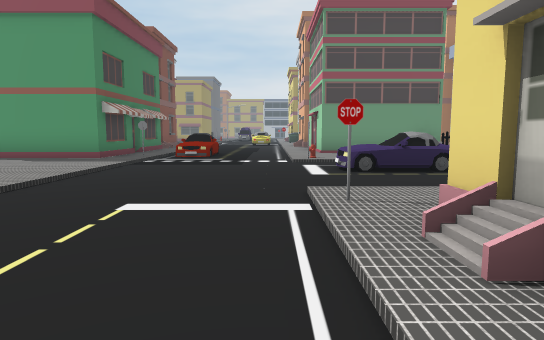
view 1 (above)

24 first-person views from a walk through a scene from a Unity 3-D project. The camera is 1.4 m above the floor, tilts 6° down and sees 75° across. The floor is counted in squares, 2 m on a side. Each view is taken from the middle of a square. On the plan, view 1 faces up. The plan holds only what a view shows up to about 11 squares ahead; the rest is blank. The place goes on beyond the plan. The player character is not drawn. Some animated figures are left out. Some surface patterns are stand-ins.

view 2
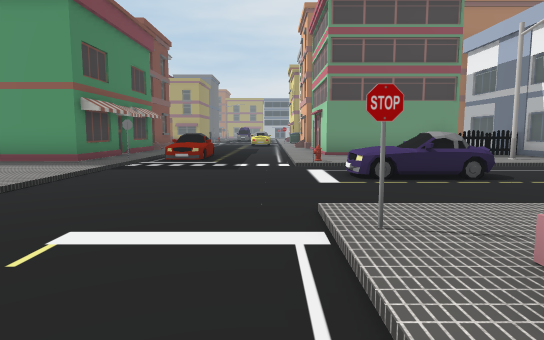

view 3
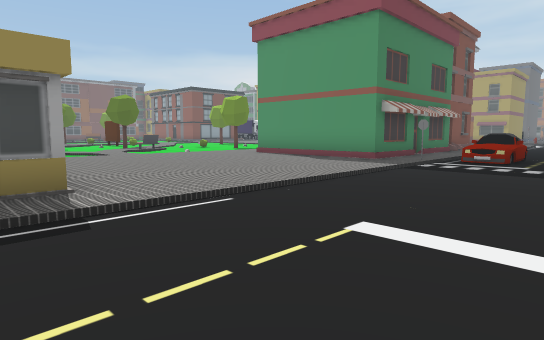

view 4
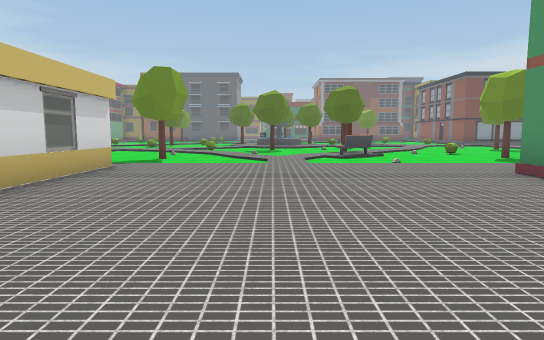

view 5
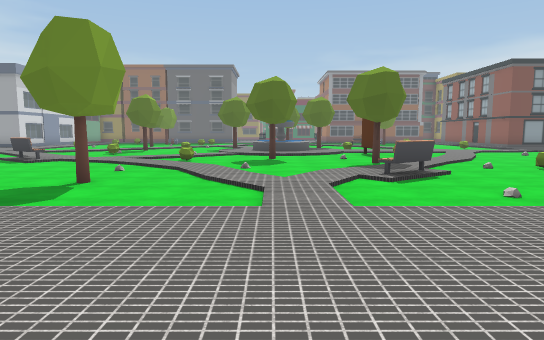

view 6
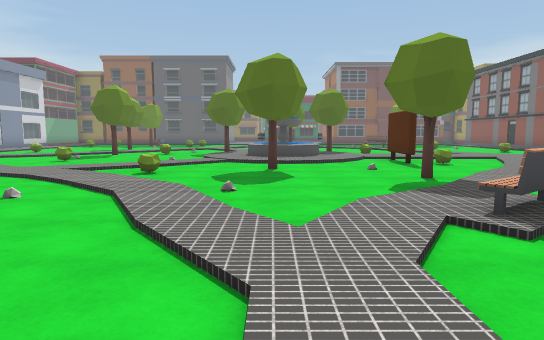

view 7
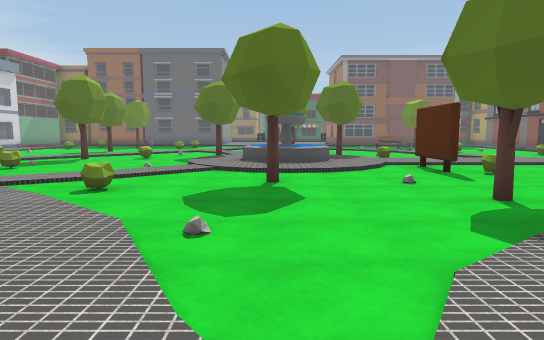

view 8
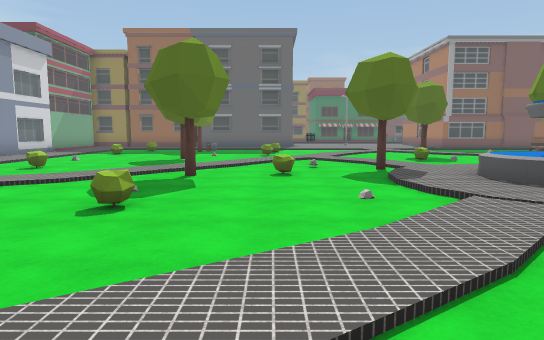

view 9
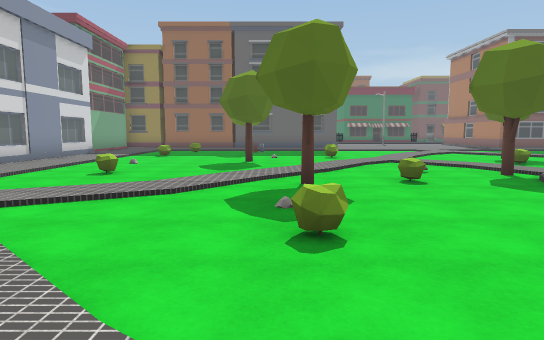

view 10
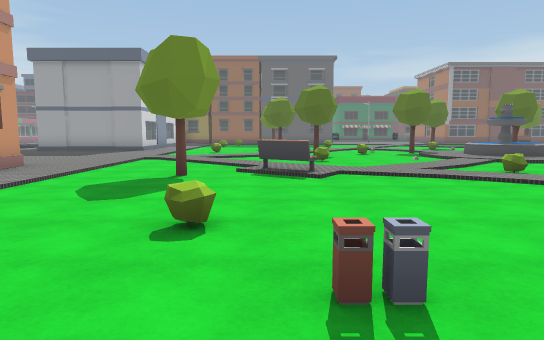

view 11
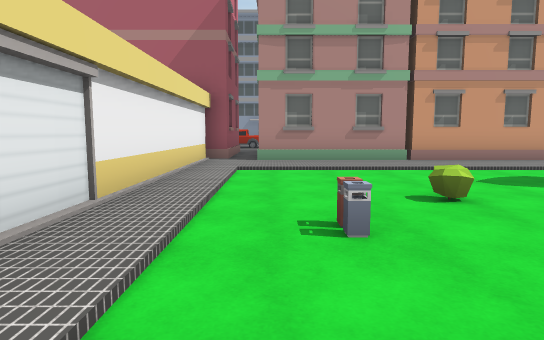

view 12
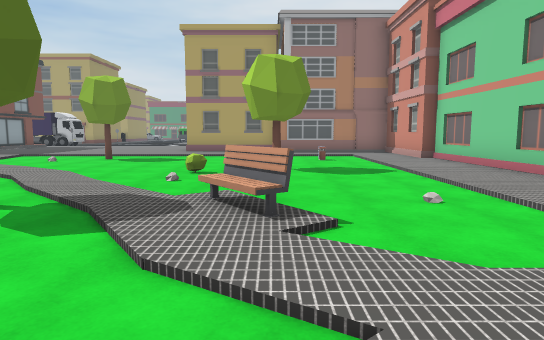

view 13
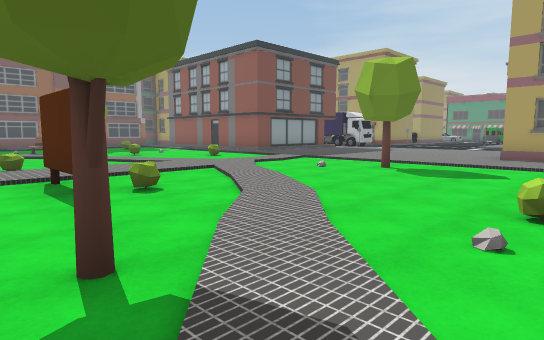

view 14
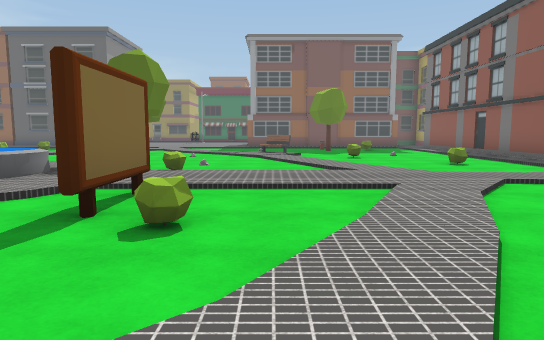

view 15
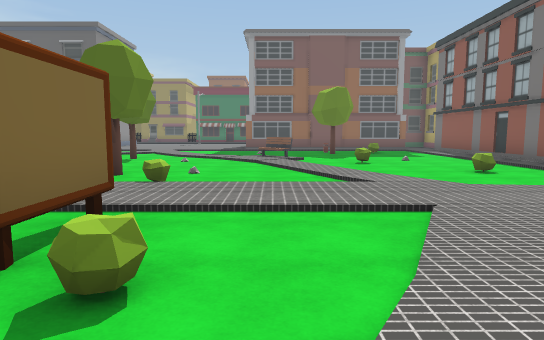

view 16
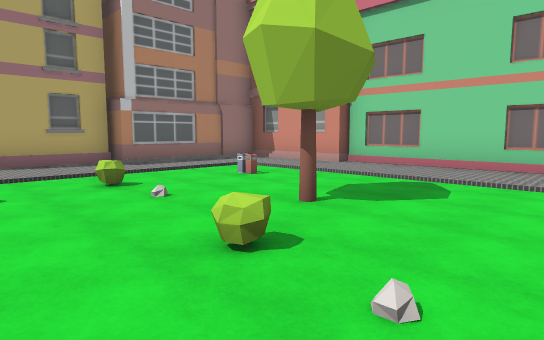

view 17
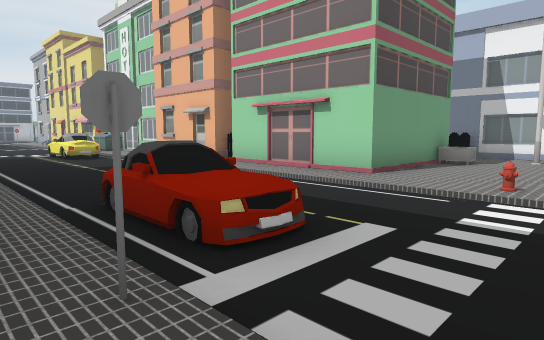

view 18
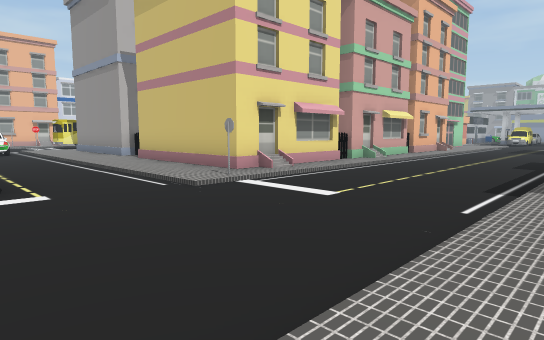

view 19
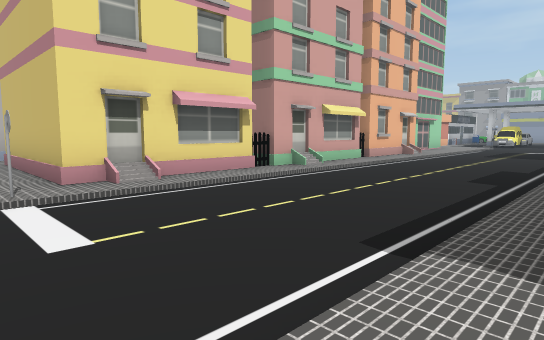

view 20
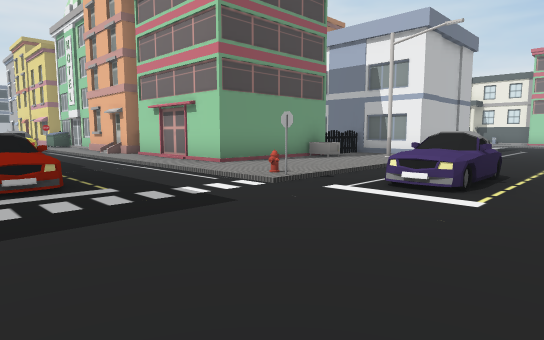

view 21
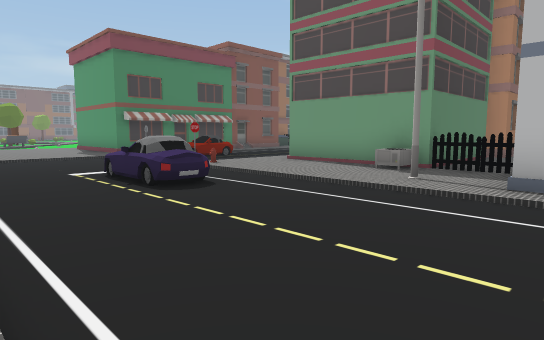

view 22
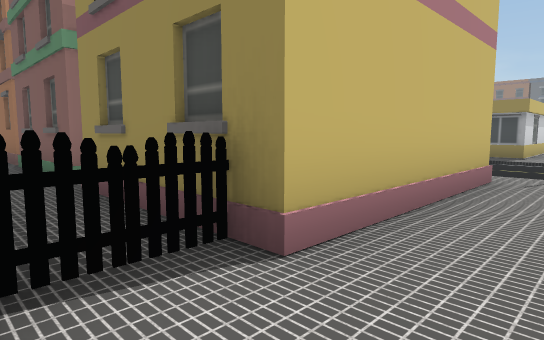

view 23
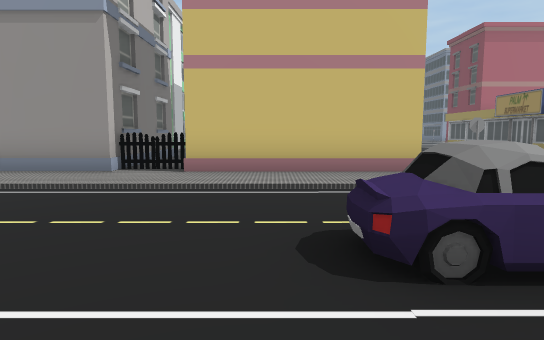

view 24
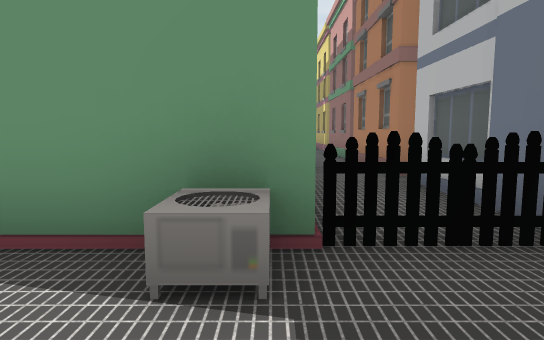

### Floor plan
Key: @ floor where view 1 was taken; # wall or solid block; . main floor; : floor 0.25 m higher than the main floor; / step, stairs or slope; B building; C car; S sign; H hydrant; F fence; T streetlight; O other object.
Columns run from 28 left of view 1 to 8 right of it. Each row starts with its distance up from view 1.
 17  #       :::::::####     /...:#  ###
 16 :B:::   ::::::::::::     /.../#  #B#
 15 ......//..........::     /...OB  #:#
 14 ....O../..O...O.O.::#    /...:#  #:#
 13 ......//......:...::#   :/...:#  #:B
 12 ..O../:://.....O..::#  #:/C..:# ##:#
 11 ././://:////..O...::#   :/C..:###OFF
 10 O///../:..///.....::#   B/C..::::::B
  9 //..../:.O./:/....::####:S...SH:::T##
  8 /.....O:OO..O//O..:::::::/...........
  7 /....O:::/..../O..:::::::/....CC.....
  6 .O...:OO:/..../://:::::::/...........
  5 ..O..:OOO/.O...///:::::::/...........
  4 .../:/:::/...///..:::::::/...////////
  3 :///.O///:/O.//...:::::::/...S:::::::
  2 .//.....///.///.O.:#####:/...##  #FF#
  1 O.//..O...///.....      :/...:#  #B##
  0 ...//.O....:/.....:     :/..@:#  #B#
 -1 ....//..O.///...O.:#     /...F#  ###
 -2 ..O..//../:O....O.:#     /.../
 -3 ......//.//....O..:#     /.../
 -4 ....O..://..O.....:#    B/...B
 -5 .......//.........:#     /...O#
 -6 :::::: ::::::::::::#     /...B
 -7 B###   ::::::B:B:::#      ...
 -8        ::::   #   B#      ..

Where each view was taken, in squares from view 1:
view 1: 0 up, 0 right, facing up
view 2: 1 up, 0 right, facing up
view 3: 1 up, 0 right, facing up-left
view 4: 5 up, 3 left, facing left
view 5: 5 up, 7 left, facing left
view 6: 5 up, 10 left, facing left
view 7: 5 up, 12 left, facing left
view 8: 1 up, 16 left, facing left
view 9: 1 down, 17 left, facing left
view 10: 2 down, 10 left, facing left
view 11: 1 up, 11 left, facing down
view 12: 4 up, 13 left, facing up
view 13: 7 up, 14 left, facing up-left
view 14: 10 up, 16 left, facing left
view 15: 10 up, 17 left, facing left
view 16: 9 up, 16 left, facing up-right
view 17: 8 up, 4 left, facing up-right
view 18: 7 up, 4 left, facing down-right
view 19: 4 up, 4 left, facing down-right
view 20: 5 up, 3 left, facing up-right
view 21: 4 up, 8 right, facing up-left
view 22: 4 up, 7 right, facing down-left
view 23: 9 up, 4 right, facing down
view 24: 9 up, 5 right, facing up
